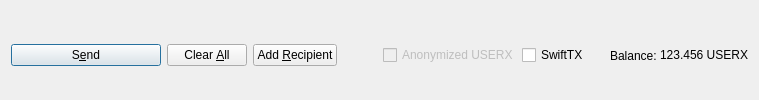
         <widget class="QFrame" name="frame_Send">
          <layout class="QHBoxLayout" name="horizontalLayout">
           <property name="bottomMargin">
            <number>0</number>
           </property>
           <item>
            <widget class="QPushButton" name="sendButton">
             <property name="minimumSize">
              <size>
               <width>150</width>
               <height>0</height>
              </size>
             </property>
             <property name="toolTip">
              <string>Confirm the send action</string>
             </property>
             <property name="text">
              <string>S&amp;end</string>
             </property>
             <property name="icon">
              <iconset resource="../userx.qrc">
               <normaloff>:/icons/send</normaloff>:/icons/send</iconset>
             </property>
             <property name="autoDefault">
              <bool>false</bool>
             </property>
             <property name="default">
              <bool>true</bool>
             </property>
            </widget>
           </item>
           <item>
            <widget class="QPushButton" name="clearButton">
             <property name="sizePolicy">
              <sizepolicy hsizetype="Minimum" vsizetype="Fixed">
               <horstretch>0</horstretch>
               <verstretch>0</verstretch>
              </sizepolicy>
             </property>
             <property name="toolTip">
              <string>Clear all fields of the form.</string>
             </property>
             <property name="text">
              <string>Clear &amp;All</string>
             </property>
             <property name="icon">
              <iconset resource="../userx.qrc">
               <normaloff>:/icons/remove</normaloff>:/icons/remove</iconset>
             </property>
             <property name="autoDefault">
              <bool>false</bool>
             </property>
            </widget>
           </item>
           <item>
            <widget class="QPushButton" name="addButton">
             <property name="toolTip">
              <string>Send to multiple recipients at once</string>
             </property>
             <property name="text">
              <string>Add &amp;Recipient</string>
             </property>
             <property name="icon">
              <iconset resource="../userx.qrc">
               <normaloff>:/icons/add</normaloff>:/icons/add</iconset>
             </property>
             <property name="autoDefault">
              <bool>false</bool>
             </property>
            </widget>
           </item>
           <item>
            <spacer name="horizontalSpacer">
             <property name="orientation">
              <enum>Qt::Horizontal</enum>
             </property>
             <property name="sizeHint" stdset="0">
              <size>
               <width>40</width>
               <height>20</height>
              </size>
             </property>
            </spacer>
           </item>
           <item>
            <layout class="QHBoxLayout" name="horizontalLayout_2">
             <property name="spacing">
              <number>3</number>
             </property>
             <item>
              <widget class="QCheckBox" name="checkzUSERX">
               <property name="enabled">
                <bool>false</bool>
               </property>
               <property name="text">
                <string>Anonymized USERX</string>
               </property>
              </widget>
             </item>
             <item>
              <widget class="QCheckBox" name="checkSwiftTX">
               <property name="enabled">
                <bool>true</bool>
               </property>
               <property name="minimumSize">
                <size>
                 <width>85</width>
                 <height>0</height>
                </size>
               </property>
               <property name="text">
                <string>SwiftTX</string>
               </property>
              </widget>
             </item>
             <item>
              <widget class="QLabel" name="label">
               <property name="text">
                <string>Balance:</string>
               </property>
              </widget>
             </item>
             <item>
              <widget class="QLabel" name="labelBalance">
               <property name="sizePolicy">
                <sizepolicy hsizetype="Preferred" vsizetype="Fixed">
                 <horstretch>0</horstretch>
                 <verstretch>0</verstretch>
                </sizepolicy>
               </property>
               <property name="cursor">
                <cursorShape>IBeamCursor</cursorShape>
               </property>
               <property name="text">
                <string notr="true">123.456 USERX</string>
               </property>
               <property name="textInteractionFlags">
                <set>Qt::LinksAccessibleByMouse|Qt::TextSelectableByKeyboard|Qt::TextSelectableByMouse</set>
               </property>
              </widget>
             </item>
            </layout>
           </item>
          </layout>
         </widget>
